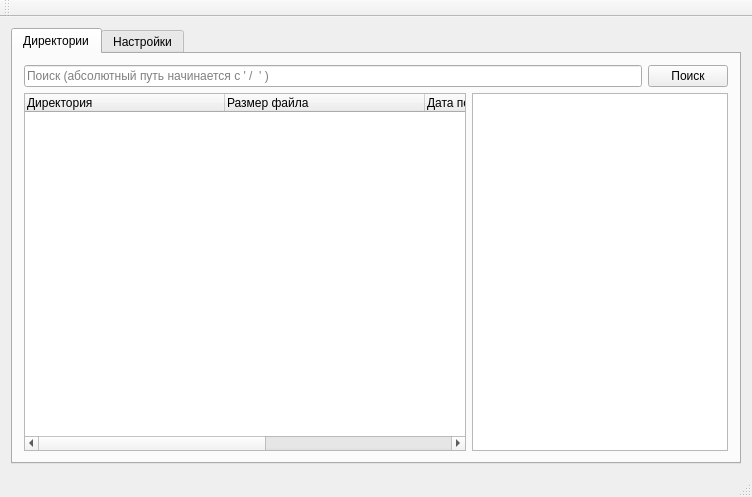
<?xml version="1.0" encoding="UTF-8"?>
<ui version="4.0">
 <class>MainWindow</class>
 <widget class="QMainWindow" name="MainWindow">
  <property name="geometry">
   <rect>
    <x>0</x>
    <y>0</y>
    <width>752</width>
    <height>497</height>
   </rect>
  </property>
  <property name="windowTitle">
   <string>TeamData</string>
  </property>
  <widget class="QWidget" name="centralWidget">
   <layout class="QVBoxLayout" name="verticalLayout">
    <item>
     <widget class="QTabWidget" name="tabWidget">
      <property name="currentIndex">
       <number>0</number>
      </property>
      <widget class="QWidget" name="main_tab">
       <attribute name="title">
        <string>Директории</string>
       </attribute>
       <layout class="QVBoxLayout" name="verticalLayout_3">
        <item>
         <layout class="QHBoxLayout" name="horizontalLayout_7">
          <item>
           <widget class="QLineEdit" name="search_line">
            <property name="placeholderText">
             <string>Поиск (абсолютный путь начинается с ' /  ' )</string>
            </property>
           </widget>
          </item>
          <item>
           <widget class="QPushButton" name="search_button">
            <property name="text">
             <string>Поиск</string>
            </property>
           </widget>
          </item>
         </layout>
        </item>
        <item>
         <layout class="QHBoxLayout" name="horizontalLayout_3">
          <item>
           <widget class="QStackedWidget" name="stack_widget">
            <property name="currentIndex">
             <number>0</number>
            </property>
            <widget class="QWidget" name="main_page">
             <layout class="QHBoxLayout" name="horizontalLayout_6">
              <property name="spacing">
               <number>0</number>
              </property>
              <property name="leftMargin">
               <number>0</number>
              </property>
              <property name="topMargin">
               <number>0</number>
              </property>
              <property name="rightMargin">
               <number>0</number>
              </property>
              <property name="bottomMargin">
               <number>0</number>
              </property>
              <item>
               <widget class="QTreeWidget" name="tree_dir">
                <attribute name="headerCascadingSectionResizes">
                 <bool>true</bool>
                </attribute>
                <attribute name="headerDefaultSectionSize">
                 <number>200</number>
                </attribute>
                <attribute name="headerHighlightSections">
                 <bool>true</bool>
                </attribute>
                <column>
                 <property name="text">
                  <string>Директория</string>
                 </property>
                </column>
                <column>
                 <property name="text">
                  <string>Размер файла</string>
                 </property>
                </column>
                <column>
                 <property name="text">
                  <string>Дата последней модификации</string>
                 </property>
                </column>
                <column>
                 <property name="text">
                  <string>Дата создания</string>
                 </property>
                </column>
               </widget>
              </item>
             </layout>
            </widget>
            <widget class="QWidget" name="remote_page"/>
           </widget>
          </item>
          <item>
           <widget class="QListWidget" name="users">
            <property name="sizePolicy">
             <sizepolicy hsizetype="Preferred" vsizetype="Minimum">
              <horstretch>0</horstretch>
              <verstretch>0</verstretch>
             </sizepolicy>
            </property>
           </widget>
          </item>
         </layout>
        </item>
       </layout>
      </widget>
      <widget class="QWidget" name="option_tab">
       <attribute name="title">
        <string>Настройки</string>
       </attribute>
       <layout class="QVBoxLayout" name="verticalLayout_2">
        <item>
         <layout class="QHBoxLayout" name="horizontalLayout_2">
          <item>
           <widget class="QLabel" name="label_6">
            <property name="text">
             <string>Сервер</string>
            </property>
           </widget>
          </item>
          <item>
           <widget class="Line" name="line_2">
            <property name="orientation">
             <enum>Qt::Vertical</enum>
            </property>
           </widget>
          </item>
          <item>
           <widget class="QLabel" name="label_3">
            <property name="text">
             <string>IP адрес:</string>
            </property>
           </widget>
          </item>
          <item>
           <widget class="QLineEdit" name="serv_addr">
            <property name="text">
             <string/>
            </property>
           </widget>
          </item>
          <item>
           <widget class="QLabel" name="label_4">
            <property name="text">
             <string>Порт</string>
            </property>
           </widget>
          </item>
          <item>
           <widget class="QSpinBox" name="serv_port">
            <property name="maximum">
             <number>65535</number>
            </property>
            <property name="value">
             <number>0</number>
            </property>
           </widget>
          </item>
         </layout>
        </item>
        <item>
         <widget class="QPushButton" name="pushButton">
          <property name="text">
           <string>connect/disconnect</string>
          </property>
         </widget>
        </item>
        <item>
         <spacer name="verticalSpacer_2">
          <property name="orientation">
           <enum>Qt::Vertical</enum>
          </property>
          <property name="sizeHint" stdset="0">
           <size>
            <width>20</width>
            <height>81</height>
           </size>
          </property>
         </spacer>
        </item>
        <item>
         <layout class="QHBoxLayout" name="horizontalLayout_5">
          <item>
           <widget class="QLabel" name="label_7">
            <property name="text">
             <string>Свой</string>
            </property>
           </widget>
          </item>
          <item>
           <widget class="Line" name="line">
            <property name="orientation">
             <enum>Qt::Vertical</enum>
            </property>
           </widget>
          </item>
          <item>
           <widget class="QLabel" name="label_5">
            <property name="text">
             <string>IP адрес:</string>
            </property>
           </widget>
          </item>
          <item>
           <widget class="QLineEdit" name="self_addr">
            <property name="text">
             <string/>
            </property>
           </widget>
          </item>
          <item>
           <widget class="QLabel" name="label_8">
            <property name="text">
             <string>Порт</string>
            </property>
           </widget>
          </item>
          <item>
           <widget class="QSpinBox" name="self_port">
            <property name="maximum">
             <number>65535</number>
            </property>
            <property name="value">
             <number>0</number>
            </property>
           </widget>
          </item>
         </layout>
        </item>
        <item>
         <widget class="QPushButton" name="work_serv">
          <property name="text">
           <string>start/stop</string>
          </property>
         </widget>
        </item>
        <item>
         <spacer name="verticalSpacer_3">
          <property name="orientation">
           <enum>Qt::Vertical</enum>
          </property>
          <property name="sizeHint" stdset="0">
           <size>
            <width>20</width>
            <height>40</height>
           </size>
          </property>
         </spacer>
        </item>
        <item>
         <layout class="QHBoxLayout" name="horizontalLayout">
          <item>
           <widget class="QLabel" name="label">
            <property name="text">
             <string>Имя:</string>
            </property>
           </widget>
          </item>
          <item>
           <widget class="QLineEdit" name="name_line">
            <property name="text">
             <string/>
            </property>
           </widget>
          </item>
         </layout>
        </item>
        <item>
         <spacer name="verticalSpacer">
          <property name="orientation">
           <enum>Qt::Vertical</enum>
          </property>
          <property name="sizeHint" stdset="0">
           <size>
            <width>20</width>
            <height>40</height>
           </size>
          </property>
         </spacer>
        </item>
        <item>
         <layout class="QHBoxLayout" name="horizontalLayout_4">
          <item>
           <widget class="QLineEdit" name="path_line">
            <property name="text">
             <string/>
            </property>
           </widget>
          </item>
          <item>
           <widget class="QPushButton" name="select_path_button">
            <property name="text">
             <string>...</string>
            </property>
           </widget>
          </item>
         </layout>
        </item>
       </layout>
      </widget>
     </widget>
    </item>
   </layout>
   <widget class="QWidget" name="">
    <property name="geometry">
     <rect>
      <x>0</x>
      <y>0</y>
      <width>2</width>
      <height>2</height>
     </rect>
    </property>
    <layout class="QHBoxLayout" name="horizontalLayout_3"/>
   </widget>
   <widget class="QWidget" name="">
    <property name="geometry">
     <rect>
      <x>0</x>
      <y>0</y>
      <width>2</width>
      <height>2</height>
     </rect>
    </property>
    <layout class="QHBoxLayout" name="horizontalLayout_6"/>
   </widget>
   <widget class="QWidget" name="">
    <property name="geometry">
     <rect>
      <x>0</x>
      <y>0</y>
      <width>2</width>
      <height>2</height>
     </rect>
    </property>
    <layout class="QHBoxLayout" name="horizontalLayout_8"/>
   </widget>
  </widget>
  <widget class="QToolBar" name="mainToolBar">
   <attribute name="toolBarArea">
    <enum>TopToolBarArea</enum>
   </attribute>
   <attribute name="toolBarBreak">
    <bool>false</bool>
   </attribute>
  </widget>
  <widget class="QStatusBar" name="statusBar"/>
 </widget>
 <layoutdefault spacing="6" margin="11"/>
 <resources/>
 <connections/>
</ui>
